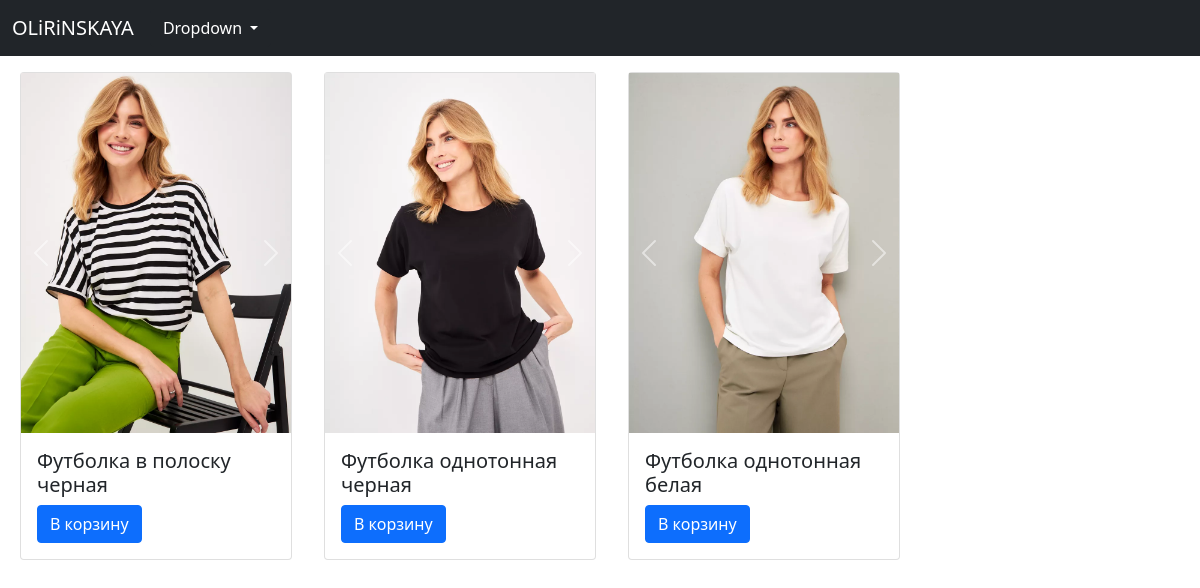
Screenshot of /products/ with the database file from the repository.
### backend/models.py (models this page shows, shortened)
class Image(models.Model):
    product = models.ForeignKey(Product, related_name='product_image', on_delete=models.CASCADE)
    image = models.FileField(upload_to='images', null=True, blank=True)

class Product(models.Model):
    name = models.CharField(max_length=255)
    price = models.IntegerField()
    description = models.TextField()
    category = models.ForeignKey(Category, related_name='category', on_delete=models.CASCADE)
    created = models.DateTimeField(auto_now_add=True)

### backend/views.py (the view)
# urls.py: path('products/', ProductListView.as_view(), name='products'),
class ProductListView(ListView):
    model = Product
    template_name = 'products.html'
    ordering = ['-created']
    context_object_name = 'products'
    def get_context_data(self, **kwargs) -> dict[str, Any]:
        context = super().get_context_data(**kwargs)
        context["categories"] = Category.objects.all()
        return context

### backend/templates/products.html (shortened to what this page needs)
{% extends 'layout/base.html' %}
{% block content %}
<div class="row row-cols-1 row-cols-md-2 row-cols-lg-4 gap-2 mt-3 mx-2">
  {% if products %}
    {% for product in products %}
      <div class='col'>
        <div class="card">
          <div id="carouselExampleControlsNoTouching{{product.id}}" class="carousel slide" data-bs-touch="false" data-bs-interval="false">
            <div class="carousel-inner">
              {% for image in product.product_image.all %}
              <div class="carousel-item {% if forloop.first %}active{% endif %}">
                <img src="{{ image.image.url }}" class="d-block w-100" alt="...">
              </div>
              {% endfor %}
            </div>
            <button class="carousel-control-prev" type="button" data-bs-target="#carouselExampleControlsNoTouching{{product.id}}" data-bs-slide="prev">
              <span class="carousel-control-prev-icon" aria-hidden="true"></span>
            </button>
            <button class="carousel-control-next" type="button" data-bs-target="#carouselExampleControlsNoTouching{{product.id}}" data-bs-slide="next">
              <span class="carousel-control-next-icon" aria-hidden="true"></span>
            </button>
          </div>
          <div class="card-body">
            <h5 class="card-title">{{ product.name }}</h5>
            <a href="{% url 'product' product.id %}" class="btn btn-primary">В корзину</a>
          </div>
        </div>
      </div>
    {% endfor %}
  {% else %}
    <h2>No products</h2>
  {% endif %}
</div>
{% endblock content %}

### templates/layout/base.html (shortened to what this page needs)
<!DOCTYPE html>
<html lang="en">
<head>
    <link href="https://cdn.jsdelivr.net/npm/bootstrap@5.0.2/dist/css/bootstrap.min.css" rel="stylesheet">
</head>
<body>
    {% include "./parts/header.html" %}
    {% block content %}
    {% endblock content %}
</body>
</html>

### templates/layout/parts/header.html (shortened to what this page needs)
<nav class="navbar navbar-expand-lg navbar-dark bg-dark">
    <div class="container-fluid">
      <a class="navbar-brand" href="{% url 'products' %}">OLiRiNSKAYA</a>
      <div class="collapse navbar-collapse" id="navbarNavDarkDropdown">
        <ul class="navbar-nav">
          <li class="nav-item dropdown">
            <button class="btn btn-dark dropdown-toggle" data-bs-toggle="dropdown" aria-expanded="false">
              Dropdown
            </button>
          </li>
        </ul>
      </div>
    </div>
  </nav>

### rows the page displays
Product: name "Футболка в полоску черная"
Image: image (picture)
Product: name "Футболка однотонная черная"
Image: image (picture)
Product: name "Футболка однотонная белая"
Image: image (picture)
